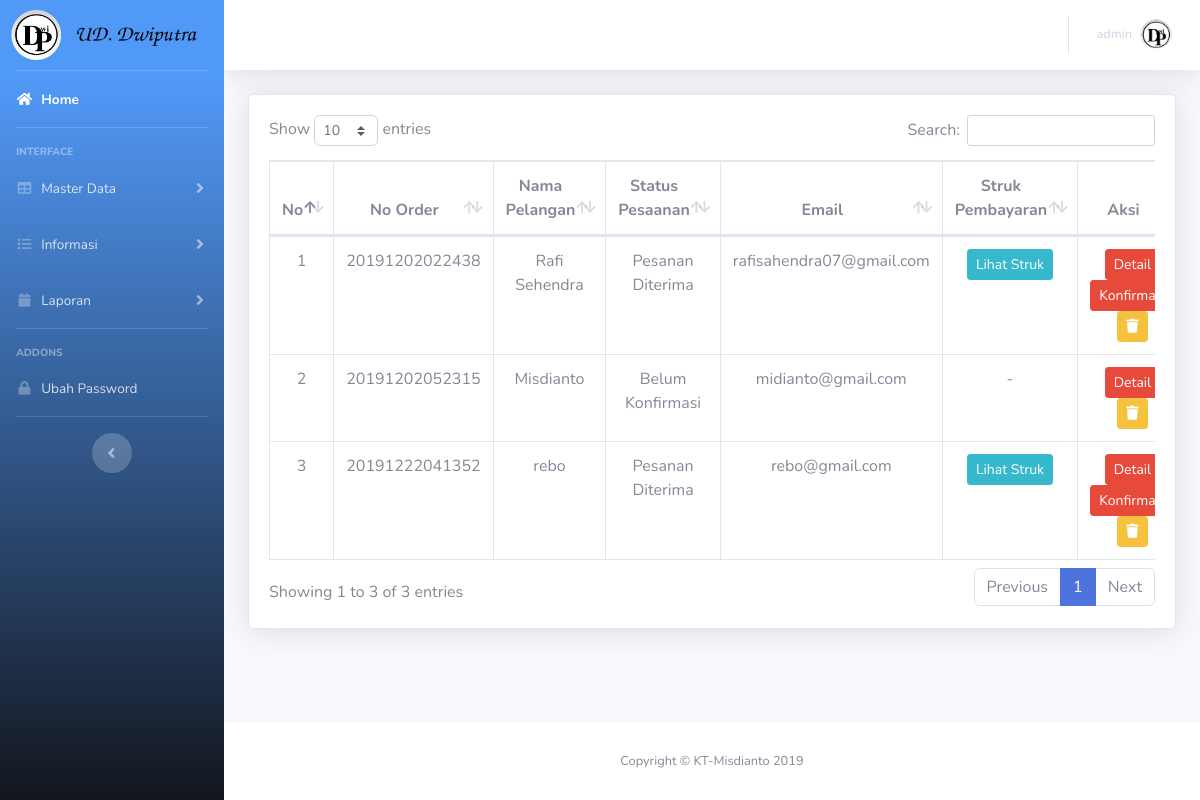
The app's page /admin/pages/index.php?module=transaksi/view (signed in), older data.
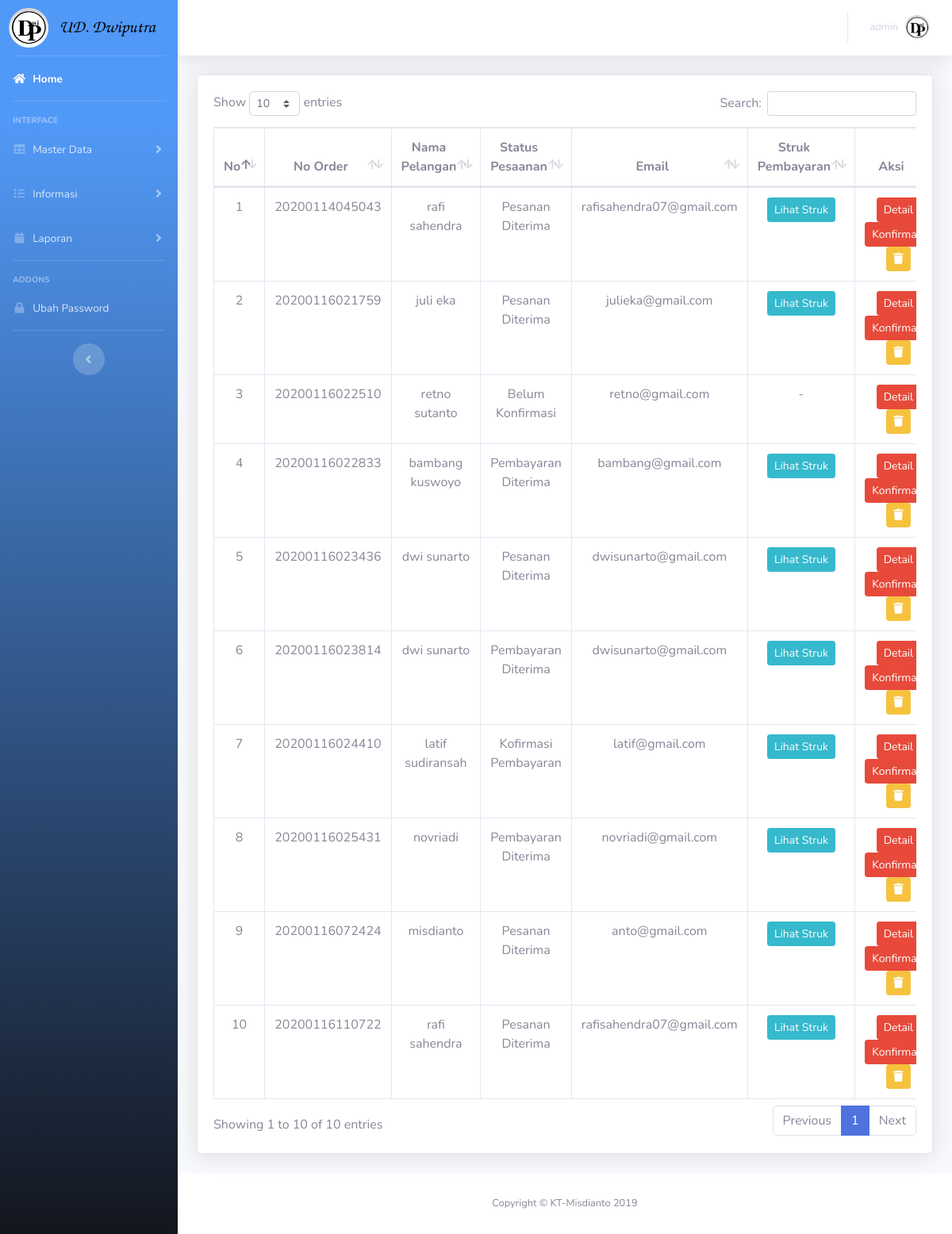
The same page, newer data.
### tables this page shows
CREATE TABLE `tb_transaksi` (
  `transaksi_id` varchar(15) NOT NULL,
  `tgl_pesan` date NOT NULL DEFAULT current_timestamp(),
  `member_id` int(11) NOT NULL,
  `total_bayar` int(11) NOT NULL,
  `status` varchar(50) NOT NULL DEFAULT 'Menunggu Pembayaran',
  `ongkir_id` int(11) NOT NULL,
  `pesan_pemesanan` text NOT NULL
);

CREATE TABLE `tb_member` (
  `member_id` int(11) NOT NULL,
  `member_nama` varchar(50) NOT NULL,
  `member_email` varchar(50) NOT NULL,
  `member_nohp` varchar(50) NOT NULL,
  `tgl_daftar` date NOT NULL,
  `provinsi_id` int(11) NOT NULL,
  `kabkota_id` int(11) NOT NULL,
  `kode_pos` varchar(5) NOT NULL,
  `password` varchar(100) NOT NULL,
  `member_alamat` text NOT NULL
);

### model/Db.php (called while the page is built, shortened)
<?php
class Db {
     function __construct()
    {
    try{
         $this->db = new PDO("mysql:host=localhost;port=3306;dbname=db_bibit",'root','');
       }catch(PDOException $error) {
         echo "Koneksi Gagal".$error->getMessage();
    }
    }
    public function tampil($sql){
        $hasil=[];
        $query = $this->db->prepare($sql);
        $query->execute();
        while($data = $query->fetchObject()){
        $hasil[]=$data;
        }
        return $hasil;
    }
}
?>

### model/M_Library.php (called while the page is built, shortened)
<?php
include 'Db.php';
class M_Library extends Db{
    function tampil_transaksi(){
        $stmt = $this->tampil("SELECT * FROM tb_transaksi a JOIN tb_member b ON  a.member_id=b.member_id");
        return $stmt;
    }
    }
?>

### admin/pages/transaksi/view.php (the view, shortened to what this page needs)
<div class="card shadow mb-4">
  <div class=" card-body">
      <div class="table-responsive">
        <table class="table table-bordered" id="dataTable" width="100%" cellspacing="0">
          <thead>
            <tr align="center">
              <th width="10px;">No</th>
              <th>No Order</th>
              <th>Nama Pelangan</th>
              <th>Status Pesaanan</th>
              <th>Email</th>
              <th>Struk Pembayaran</th>
              <th width="200px;">Aksi</th>
            </tr>
          </thead>
          <tbody>
            <?php
        $no=1;
        foreach($db->tampil_transaksi() as $no=> $d ):?>
            <tr align="center">
              <td><?= $no+1 ?></td>
              <td><?= $d->transaksi_id ?></td>
              <td><?= $d->member_nama ?></td>
              <td><?= $d->status ?></td>
              <td><?= $d->member_email ?></td>
              <?php if($d->status == 'Belum Konfirmasi'){?>
                <td>-</td>
              <?php }else{ ?>
             <td>
             <button data-toggle="modal" data-target="#exampleModal1<?= $d->transaksi_id ?>" class="btn btn-info btn-sm">Lihat Struk</button>
             </td>
              <?php } ?>
              <td>
              <a href="?module=transaksi/order_detail&id=<?= $d->transaksi_id ?>"class="btn btn-danger btn-sm">Detail</a>
                <?php if($d->status == 'Belum Konfirmasi'){?>
               <?php }else{ ?>
                <button data-toggle="modal" data-target="#exampleModal4<?= $d->transaksi_id ?>" class="btn btn-danger btn-sm">Konfirmasi</button>
                <?php } ?>
                <a href="!#" class="btn btn-warning btn-sm"  data-toggle="modal" data-target="#exampleModal2<?= $d->transaksi_id ?>">
                  <i class="fas fa-trash" ></i>
                </a>
              </td>
            </tr>
            <?php endforeach ?>
          </tbody>
        </table>
      </div>
  </div>
</div>
</div>

Row changes from the older to the newer data that the page shows:
removed tb_transaksi: transaksi_id "20191202022438", member.member_nama "Rafi Sehendra", status "Pesanan Diterima", member.member_email "rafisahendra07@gmail.com"
removed tb_transaksi: transaksi_id "20191202052315", member.member_nama "Misdianto", status "Belum Konfirmasi", member.member_email "midianto@gmail.com"
removed tb_transaksi: transaksi_id "20191222041352", member.member_nama "rebo", status "Pesanan Diterima", member.member_email "rebo@gmail.com"
added tb_transaksi: transaksi_id "20200114045043", member.member_nama "rafi sahendra", status "Pesanan Diterima", member.member_email "rafisahendra07@gmail.com"
added tb_transaksi: transaksi_id "20200116021759", member.member_nama "juli eka", status "Pesanan Diterima", member.member_email "julieka@gmail.com"
added tb_transaksi: transaksi_id "20200116022510", member.member_nama "retno sutanto", status "Belum Konfirmasi", member.member_email "retno@gmail.com"
added tb_transaksi: transaksi_id "20200116022833", member.member_nama "bambang kuswoyo", status "Pembayaran Diterima", member.member_email "bambang@gmail.com"
added tb_transaksi: transaksi_id "20200116023436", member.member_nama "dwi sunarto", status "Pesanan Diterima", member.member_email "dwisunarto@gmail.com"
added tb_transaksi: transaksi_id "20200116023814", member.member_nama "dwi sunarto", status "Pembayaran Diterima", member.member_email "dwisunarto@gmail.com"
added tb_transaksi: transaksi_id "20200116024410", member.member_nama "latif sudiransah", status "Kofirmasi Pembayaran", member.member_email "latif@gmail.com"
added tb_transaksi: transaksi_id "20200116025431", member.member_nama "novriadi", status "Pembayaran Diterima", member.member_email "novriadi@gmail.com"
added tb_transaksi: transaksi_id "20200116072424", member.member_nama "misdianto", status "Pesanan Diterima", member.member_email "anto@gmail.com"
added tb_transaksi: transaksi_id "20200116110722", member.member_nama "rafi sahendra", status "Pesanan Diterima", member.member_email "rafisahendra07@gmail.com"
Text that changed along with them:
text written by a page script: "Show entries Search: Showing 1 to 3 of 3 entries Previous 1 Next" → "Show entries Search: Showing 1 to 10 of 10 entries Previous 1 Next"
